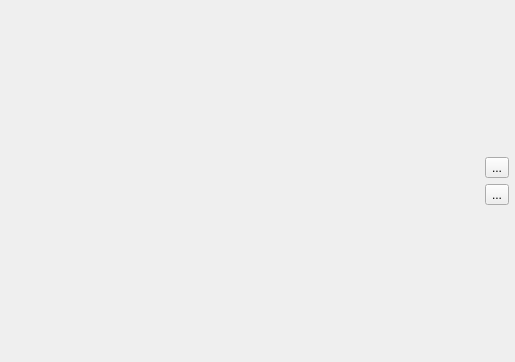
<?xml version="1.0" encoding="UTF-8"?>
<ui version="4.0">
 <class>ConditionsDialogUI</class>
 <widget class="QWidget" name="ConditionsDialogUI">
  <property name="geometry">
   <rect>
    <x>0</x>
    <y>0</y>
    <width>515</width>
    <height>362</height>
   </rect>
  </property>
  <property name="windowTitle">
   <string>Form</string>
  </property>
  <layout class="QHBoxLayout" name="horizontalLayout" stretch="1,0">
   <property name="spacing">
    <number>6</number>
   </property>
   <property name="leftMargin">
    <number>6</number>
   </property>
   <property name="topMargin">
    <number>0</number>
   </property>
   <property name="rightMargin">
    <number>6</number>
   </property>
   <property name="bottomMargin">
    <number>0</number>
   </property>
   <item>
    <layout class="QVBoxLayout" name="la_tree"/>
   </item>
   <item>
    <layout class="QVBoxLayout" name="verticalLayout">
     <property name="spacing">
      <number>6</number>
     </property>
     <item>
      <spacer name="verticalSpacer_2">
       <property name="orientation">
        <enum>Qt::Vertical</enum>
       </property>
       <property name="sizeHint" stdset="0">
        <size>
         <width>20</width>
         <height>40</height>
        </size>
       </property>
      </spacer>
     </item>
     <item>
      <widget class="QToolButton" name="add">
       <property name="toolTip">
        <string/>
       </property>
       <property name="text">
        <string>...</string>
       </property>
       <property name="icon">
        <iconset resource="../../../share/icons/share_icons.qrc">
         <normaloff>:/share_icons/blue/create.svg</normaloff>:/share_icons/blue/create.svg</iconset>
       </property>
       <property name="iconSize">
        <size>
         <width>24</width>
         <height>24</height>
        </size>
       </property>
      </widget>
     </item>
     <item>
      <widget class="QToolButton" name="remove">
       <property name="toolTip">
        <string/>
       </property>
       <property name="text">
        <string>...</string>
       </property>
       <property name="icon">
        <iconset resource="../../../share/icons/share_icons.qrc">
         <normaloff>:/share_icons/blue/circle-minus.svg</normaloff>:/share_icons/blue/circle-minus.svg</iconset>
       </property>
       <property name="iconSize">
        <size>
         <width>24</width>
         <height>24</height>
        </size>
       </property>
      </widget>
     </item>
     <item>
      <spacer name="verticalSpacer">
       <property name="orientation">
        <enum>Qt::Vertical</enum>
       </property>
       <property name="sizeHint" stdset="0">
        <size>
         <width>20</width>
         <height>40</height>
        </size>
       </property>
      </spacer>
     </item>
    </layout>
   </item>
  </layout>
 </widget>
 <resources>
  <include location="../../../share/icons/share_icons.qrc"/>
 </resources>
 <connections/>
</ui>
